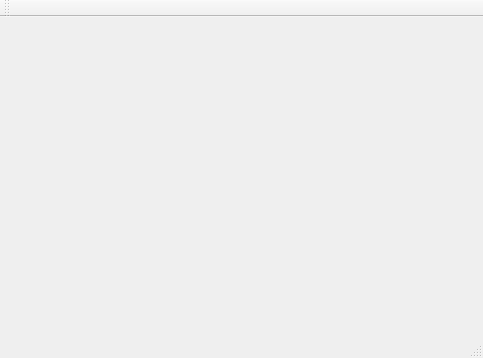
<?xml version="1.0" encoding="UTF-8"?>
<ui version="4.0">
 <class>MainWindow</class>
 <widget class="QMainWindow" name="MainWindow">
  <property name="geometry">
   <rect>
    <x>0</x>
    <y>0</y>
    <width>483</width>
    <height>358</height>
   </rect>
  </property>
  <property name="windowTitle">
   <string>MainWindow</string>
  </property>
  <widget class="QWidget" name="centralWidget"/>
  <widget class="QMenuBar" name="menuBar">
   <property name="geometry">
    <rect>
     <x>0</x>
     <y>0</y>
     <width>483</width>
     <height>22</height>
    </rect>
   </property>
  </widget>
  <widget class="QToolBar" name="mainToolBar">
   <attribute name="toolBarArea">
    <enum>TopToolBarArea</enum>
   </attribute>
   <attribute name="toolBarBreak">
    <bool>false</bool>
   </attribute>
  </widget>
  <widget class="QStatusBar" name="statusBar"/>
 </widget>
 <layoutdefault spacing="6" margin="11"/>
 <resources/>
 <connections/>
</ui>
